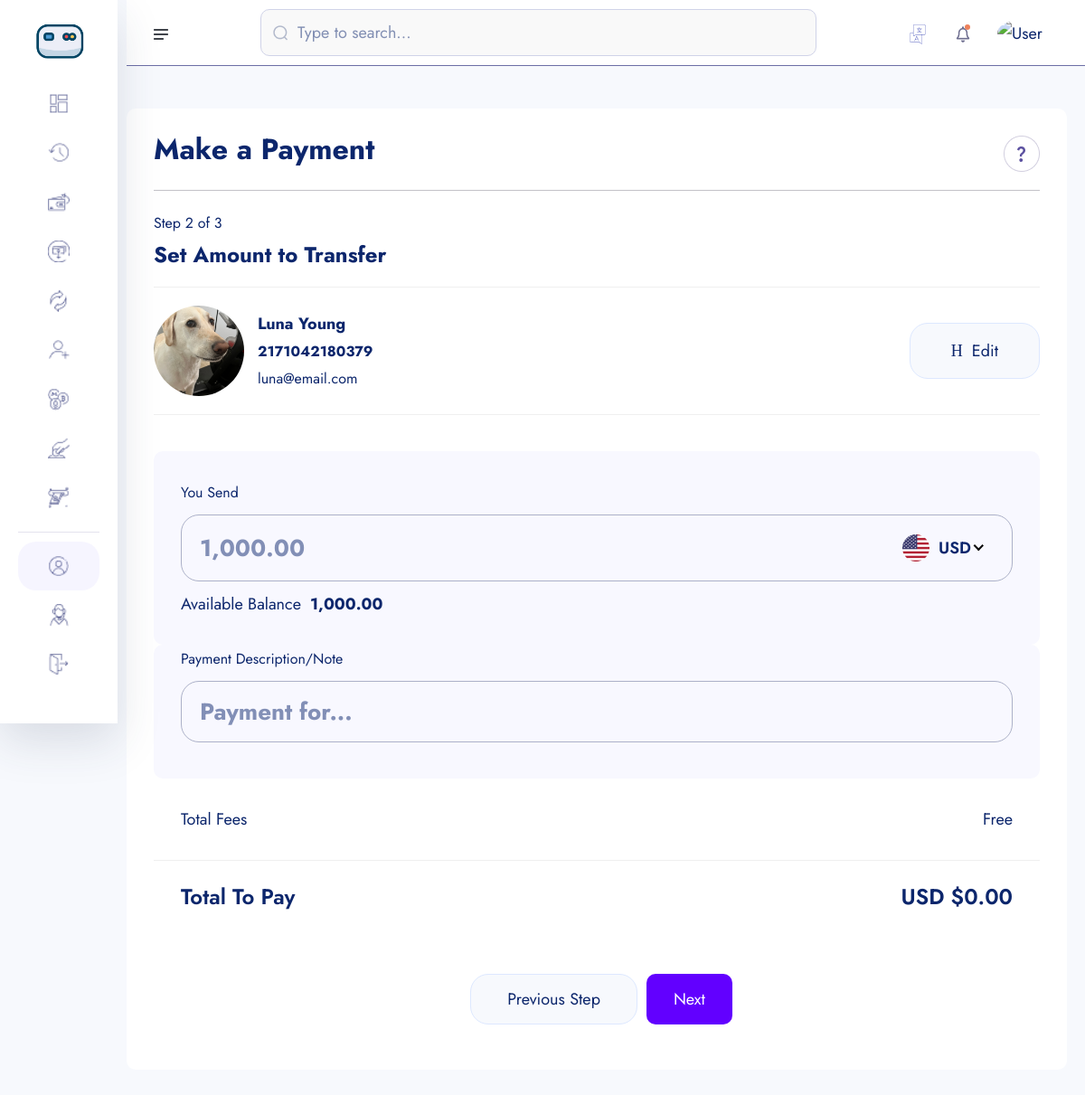
Before: /amount-transfer/2171042180379/ (signed in) with the older database file.
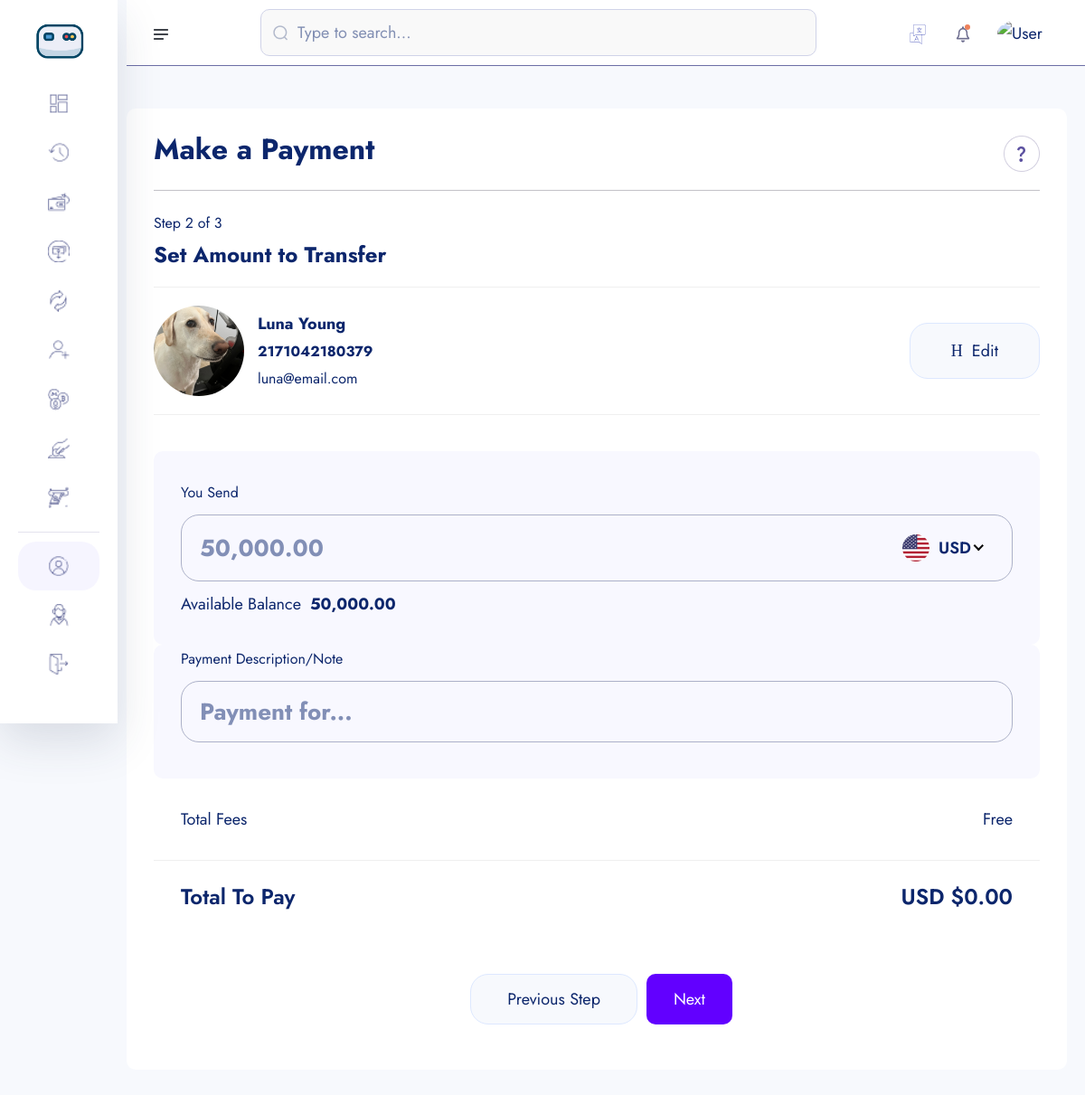
After: the same page with the newer database file.
### userauths/models.py (models this page shows, shortened)
class User(AbstractUser):
    username = models.CharField(max_length=100)
    email = models.EmailField(unique=True)
    is_staff = models.BooleanField(default=False)
    is_superuser = models.BooleanField(default=False)
    USERNAME_FIELD = 'email'
    REQUIRED_FIELDS = ['username']

### account/models.py (models this page shows, shortened)
class Account(models.Model):
    id = models.UUIDField(primary_key=True, unique=True, default=uuid.uuid4, editable=False)
    user = models.OneToOneField(User, on_delete=models.CASCADE)
    account_balance = models.DecimalField(max_digits=12, decimal_places=2, default=0.00)
    account_number = ShortUUIDField(unique=True, length=10, max_length=25, prefix="217", alphabet="1234567890")
    account_id = ShortUUIDField(unique=True, length=7, max_length=25, prefix="SAY", alphabet="1234567890")
    pin_number = ShortUUIDField(unique=True, length=4, max_length=7, alphabet="1234567890")
    ref_code = ShortUUIDField(unique=True, length=10, max_length=10, alphabet="abcdefgh1234567890")
    account_status = models.CharField(max_length=100, choices=ACCOUNT_STATUS, default="in-active")
    date = models.DateTimeField(auto_now_add=True)
    kyc_submitted = models.BooleanField(default=False)
    kyc_confirmed = models.BooleanField(default=False)
    recommended_by = models.ForeignKey(User, on_delete=models.DO_NOTHING, blank=True, null=True, related_name="recommended_by")
    class Meta:
        ordering = ['-date']

### main_app/transfer.py (the view)
# urls.py: path("amount-transfer/<account_number>/", transfer.amount_transfer, name='amount-transfer'),
def amount_transfer(request, account_number):
    try:
        account = Account.objects.get(account_number=account_number)
    except:
        messages.warning(request, "Account does not exist.")
        return redirect("main_app:search-acct")
    context = {
        "account" : account,
    }
    return render(request, "transfer/amount-transfer.html", context)

### templates/transfer/amount-transfer.html (shortened to what this page needs)
{% extends "partials/dashboard-base.html" %}
{% load static %}
{% load humanize %}
{% block content %}
    <section class="dashboard-section body-collapse pay step step-2">
        <div class="overlay pt-120">
            <div class="container-fruid">
                <div class="main-content">
                    <div class="head-area d-flex align-items-center justify-content-between">
                        <h4>Make a Payment</h4>
                        <div class="icon-area">
                            <img src="{% static 'assets/images/icon/support-icon.png' %}" alt="icon">
                        </div>
                    </div>
                    <div class="choose-recipient">
                        <div class="step-area">
                            <span class="mdr">Step 2 of 3</span>
                            <h5>Set Amount to Transfer</h5>
                        </div>
                        <div class="user-select">
                            <div class="single-user">
                                <div class="left d-flex align-items-center">
                                    <div class="img-area">
                                        <img src="{{ account.user.kyc.image.url }}" style="width: 100px; height: 100px; border-radius: 50%; object-fit: cover"  alt="image">
                                    </div>
                                    <div class="text-area">
                                        <p>{{ account.user.kyc.full_name|title }}</p>
                                        <span class="mdr"><b>{{ account.account_number }}</b></span><br>
                                        <span class="mdr">{{ account.user.email }}</span>
                                    </div>
                                </div>
                                <div class="right">
                                    <a href="{% url "main_app:search-acct" %}">
                                        <i class="icon-h-edit"></i>
                                        Edit
                                    </a>
                                </div>
                            </div>
                        </div>
                    </div>
                    <form action={% url "main_app:amount-transfer-process" account.account_number %}  method="POST">
                        <div class="send-banance">
                            <span class="mdr">You Send</span>
                            <div class="input-area">
                                <input class="xxlr" id="amount-send" name="amount-send" onkeyup="calculateBalance()" placeholder="{{request.user.account.account_balance|intcomma}}" type="number">
                            </div>
                            <p>Available Balance<b>{{request.user.account.account_balance|intcomma}}</b></p>
                        </div>
                        <div class="send-banance pt-0 mt-0">
                            <span class="mdr">Payment Description/Note</span>
                            <div class="input-area">
                                <input class="xxlr" name="description" onkeyup="calculateBalance()" placeholder="Payment for..." type="text">
                            </div>
                        </div>
                        <ul class="total-fees">
                            <li>Total Fees</li>
                            <li>Free</li>
                        </ul>
                        <ul class="total-fees pay">
                            <li><h5>Total To Pay</h5></li>
                            <li><h5 id="total-to-pay">USD $0.00</h5></li>
                        </ul>
                        <div class="footer-area mt-40">
                            <a href="pay-step-1.html">Previous Step</a>
                            <button type="submit" style="padding: 10px 30px; border-radius: 10px; background: rgb(98, 0, 255); color: #fff" class="active">Next</button>
                        </div>
                    </form>
                </div>
            </div>
        </div>
    </section>
{% endblock content %}

Changed rows visible on the page:
changed User: amount-send "1,000.00" → "50,000.00"; user.account.account_balance "1,000.00" → "50,000.00"
